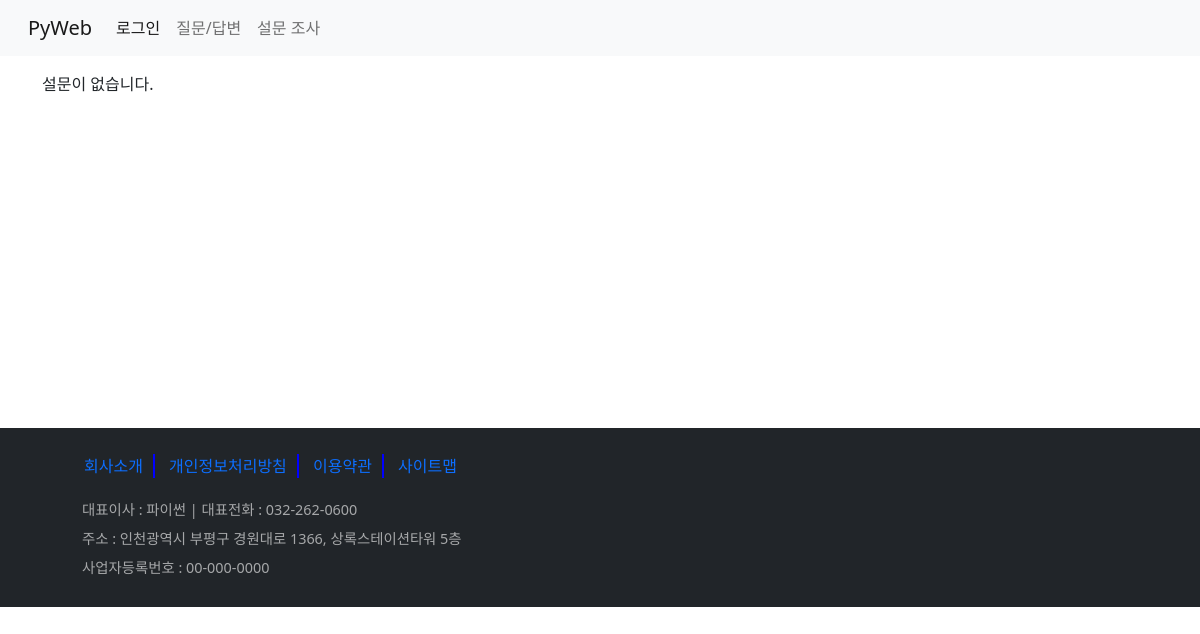
Before: /poll/ with the older database file.
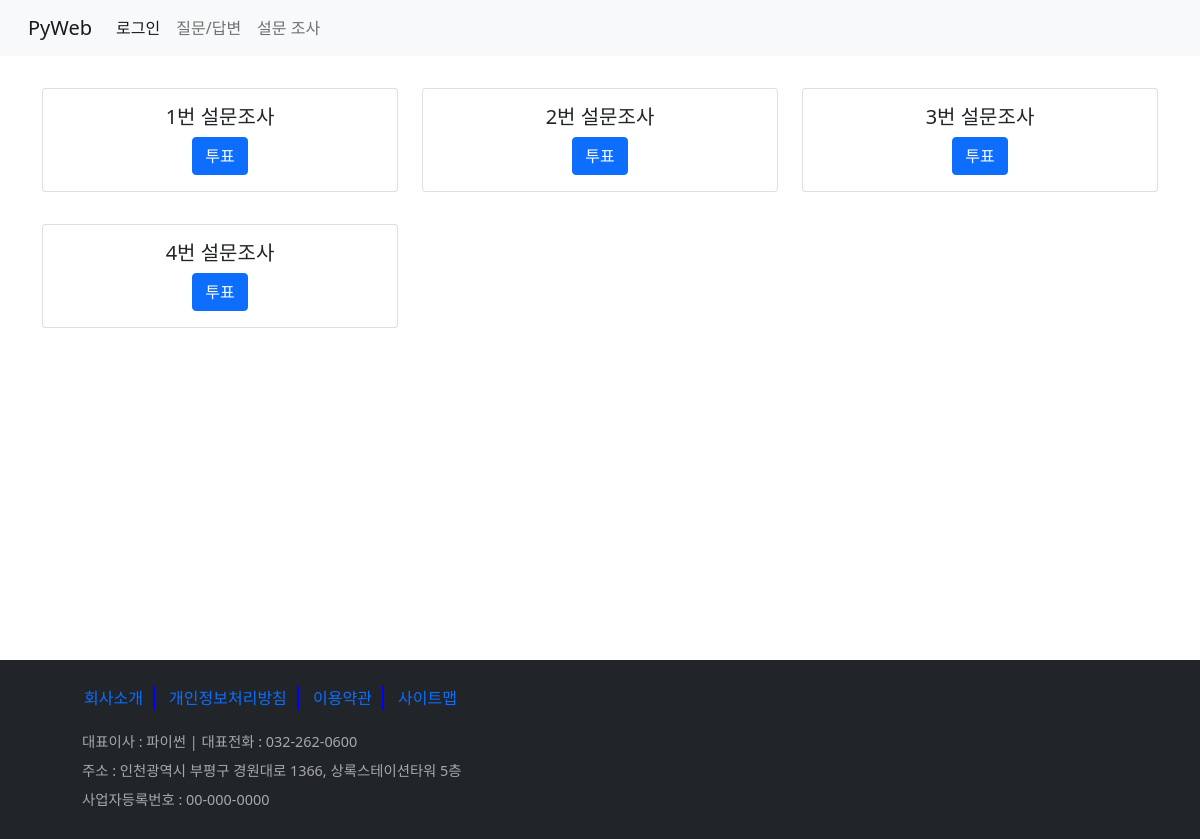
After: the same page with the newer database file.
### poll/models.py (models this page shows, shortened)
class Question(models.Model):
    question_text = models.CharField(max_length=200)
    pub_date = models.DateTimeField()

### poll/views.py (the view)
# urls.py: path('', base_views.index, name='index'),                        # 127.0.0.1:8000/board/
def index(request):
    question_list = Question.objects.all()
    return render(request, 'poll/index.html', {'question_list':question_list})

### templates/poll/index.html (shortened to what this page needs)
{% extends 'base.html' %}
{% block content %}
    <div class="container my-3">
        <section>
            {% if question_list %}
                <div class="row">
                    {% for question in question_list %}
                    <div class="col-sm-4 my-3">
                        <div class="card text-center">
                            <div class="card-body">
                                <h5 class="card-title">{{ question.question_text }}</h5>
                                <a href="{% url 'poll:detail' question.id %}" class="btn btn-primary">투표</a>
                            </div>
                        </div>
                    </div>
                    {% endfor %}
                </div>
            {% else %}
            <p>설문이 없습니다.</p>
            {% endif %}
        </section>
        <div class="index_poll"></div>
    </div>
</body>
</html>
{% endblock %}

### templates/base.html (shortened to what this page needs)
<!DOCTYPE html>
{% load static %}
<html lang="ko">
<head>
    <link rel="stylesheet" href="{% static 'board/css/bootstrap.css' %}">
    <link rel="stylesheet" href="{% static 'board/css/style.css' %}">
    <link href="https://cdn.jsdelivr.net/npm/bootstrap@5.1.3/dist/css/bootstrap.min.css"
          rel="stylesheet"
>
</head>
<body>
    {% include 'navbar.html' %}
    {% block content %}{% endblock %}
    {% include 'footer.html' %}
</body>
</html>

### templates/navbar.html (shortened to what this page needs)
<nav class="navbar navbar-expand-lg navbar-light bg-light">
    <div class="container-fluid">
        <a class="navbar-brand" href="{% url 'board:index' %}">PyWeb</a>
        <div class="collapse navbar-collapse" id="navbarSupportedContent">
            <ul class="navbar-nav me-auto mb-2 mb-lg-0">
                <li class="nav-item">
                    {% if user.is_authenticated %}
                    <a class="nav-link active" aria-current="page" href="{% url 'common:logout_view' %}">({{ user.username }}님)로그아웃</a>
                    {% else %}
                    <a class="nav-link active" aria-current="page" href="{% url 'common:login_view' %}">로그인</a>
                    {% endif %}
                </li>
                <li class="nav-item">
                    <a class="nav-link" href="{% url 'board:boardlist' %}">질문/답변</a>
                </li>
                <li class="nav-item">
                    <a class="nav-link" href="{% url 'poll:index' %}">설문 조사</a>
                </li>
            </ul>
        </div>
    </div>
</nav>

### templates/footer.html
<footer class="bg-dark p-3">
    <div class="container">
        <ul class="menu">
            <li><a href="#">회사소개</a></li>
            <li><a href="#">개인정보처리방침</a></li>
            <li><a href="#">이용약관</a></li>
            <li><a href="#">사이트맵</a></li>
        </ul>
        <address>
            <p>대표이사 : 파이썬 | 대표전화 : 032-262-0600</p>
            <p>주소 : 인천광역시 부평구 경원대로 1366, 상록스테이션타워 5층</p>
            <p>사업자등록번호 : 00-000-0000</p>
        </address>
    </div>
</footer>

### static/board/css/style.css (style rules this page uses)
.index_poll { height: 300px; }
footer .menu { list-style: none; }
footer .menu li { display: inline-block; margin: 10px 0; border-right : 2px solid rgb(0, 0, 255); padding: 0 10px; }
footer .menu li:last-child { border: none; }
footer .menu li a { text-decoration: none; }
footer address p { color: #fff; margin-left: 40px; color: rgba(255, 255, 255, 0.6); font-size: 0.9em; line-height: 0.9em; }

Changed rows visible on the page:
added Question: question_text "1번 설문조사"
added Question: question_text "2번 설문조사"
added Question: question_text "3번 설문조사"
added Question: question_text "4번 설문조사"
Other visible differences:
text no longer shown: "설문이 없습니다."
